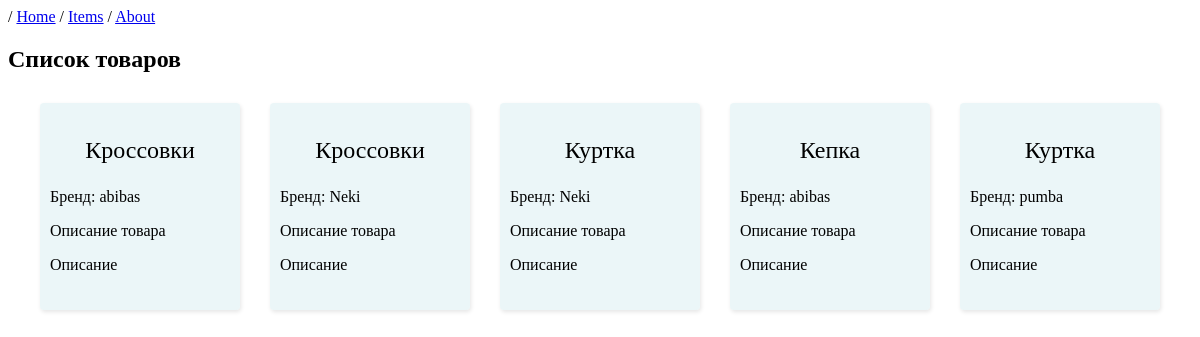
Before: /items/ with the older database file.
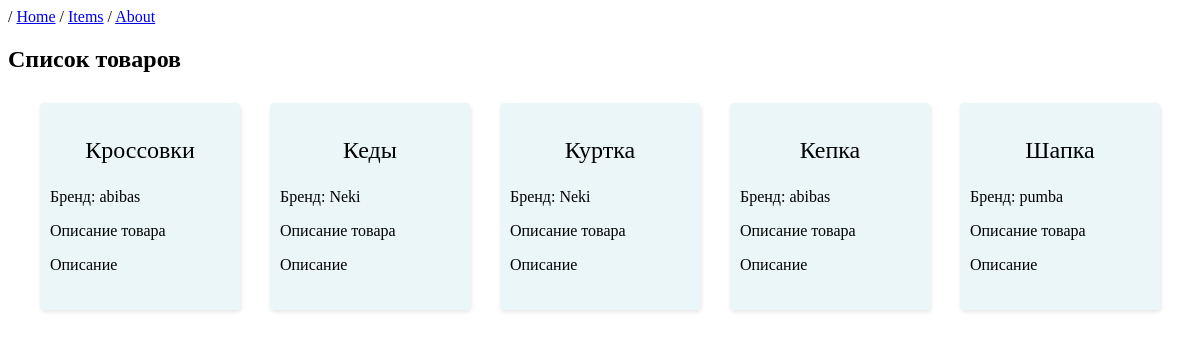
After: the same page with the newer database file.
### MainApp/models.py (models this page shows, shortened)
class Item(models.Model):
    name = models.CharField(max_length=100)
    brand = models.CharField(max_length=100)
    count = models.PositiveIntegerField()
    description = models.TextField(max_length=200, default='Описание')
    colors = models.ManyToManyField(to=Color)

### MainApp/views.py (the view)
# urls.py: path('items/', views.getItems, name='items-list'),
def getItems(request):
    items = Item.objects.all()
    context = {
        'items': items
    }
    return render(request, 'itemsList.html', context)

### templates/itemsList.html (shortened to what this page needs)
{% extends "base.html" %}
{% block content %}
    <h2> Список товаров</h2>
    <div class="items">
        {% for item in items %}
        <div class="item">
            <a href="{% url "item-detals" item.id %}">
                <p class="item_name">{{item.name}}</p>
                <p>Бренд: {{item.brand}}</p>
                <p>Описание товара</p>
                <p>{{item.description}}</p>
            </a>
        </div>
        {% endfor %}
</div>
{% endblock %}

Changed rows visible on the page:
changed Item: name "Кроссовки" → "Кеды"
changed Item "pumba": name "Куртка" → "Шапка"
